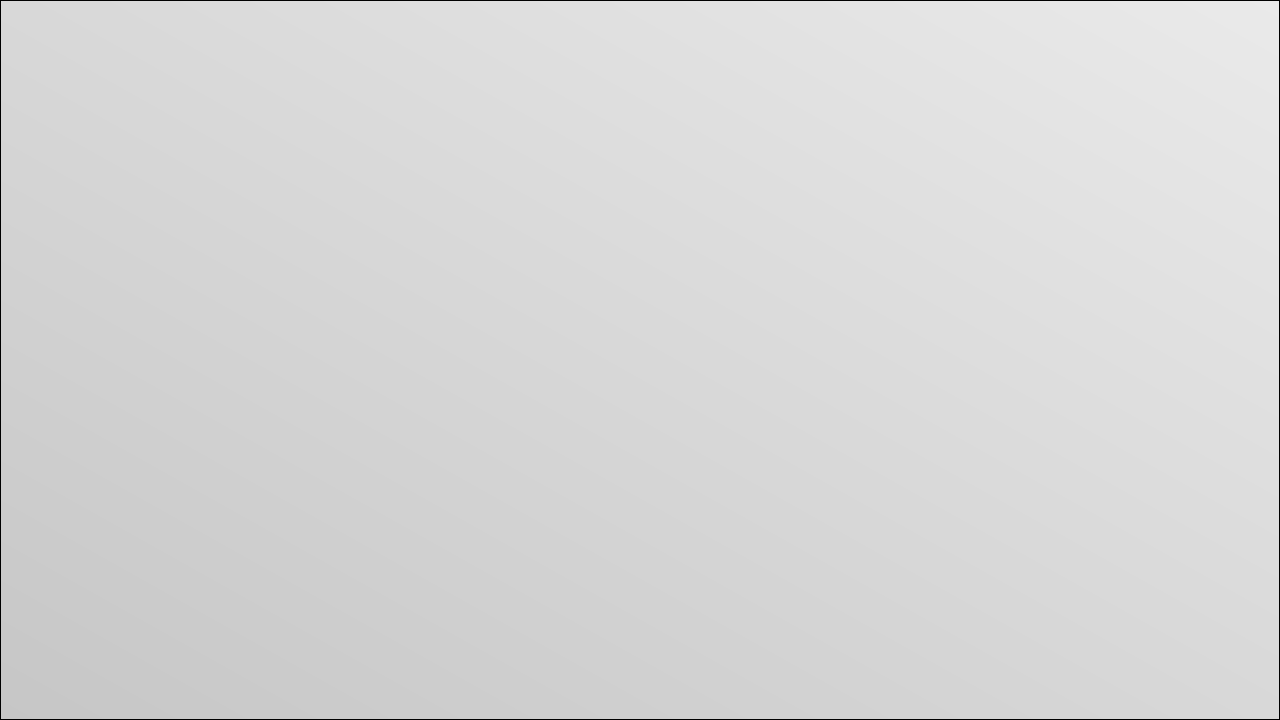
<?xml version="1.0" encoding="UTF-8"?>
<ui version="4.0">
 <class>MainWindow</class>
 <widget class="QMainWindow" name="MainWindow">
  <property name="geometry">
   <rect>
    <x>0</x>
    <y>0</y>
    <width>1280</width>
    <height>720</height>
   </rect>
  </property>
  <property name="windowTitle">
   <string>EquTest</string>
  </property>
  <widget class="QWidget" name="centralwidget">
   <widget class="QFrame" name="__background__">
    <property name="geometry">
     <rect>
      <x>0</x>
      <y>0</y>
      <width>1280</width>
      <height>720</height>
     </rect>
    </property>
    <property name="styleSheet">
     <string notr="true">background: qlineargradient(spread:pad, x1:0, y1:1, x2:1, y2:0, stop:0 rgba(198, 198, 198, 255), stop:1 rgba(234, 234, 234, 255));</string>
    </property>
    <property name="frameShape">
     <enum>QFrame::StyledPanel</enum>
    </property>
    <property name="frameShadow">
     <enum>QFrame::Raised</enum>
    </property>
   </widget>
  </widget>
 </widget>
 <resources/>
 <connections/>
</ui>
